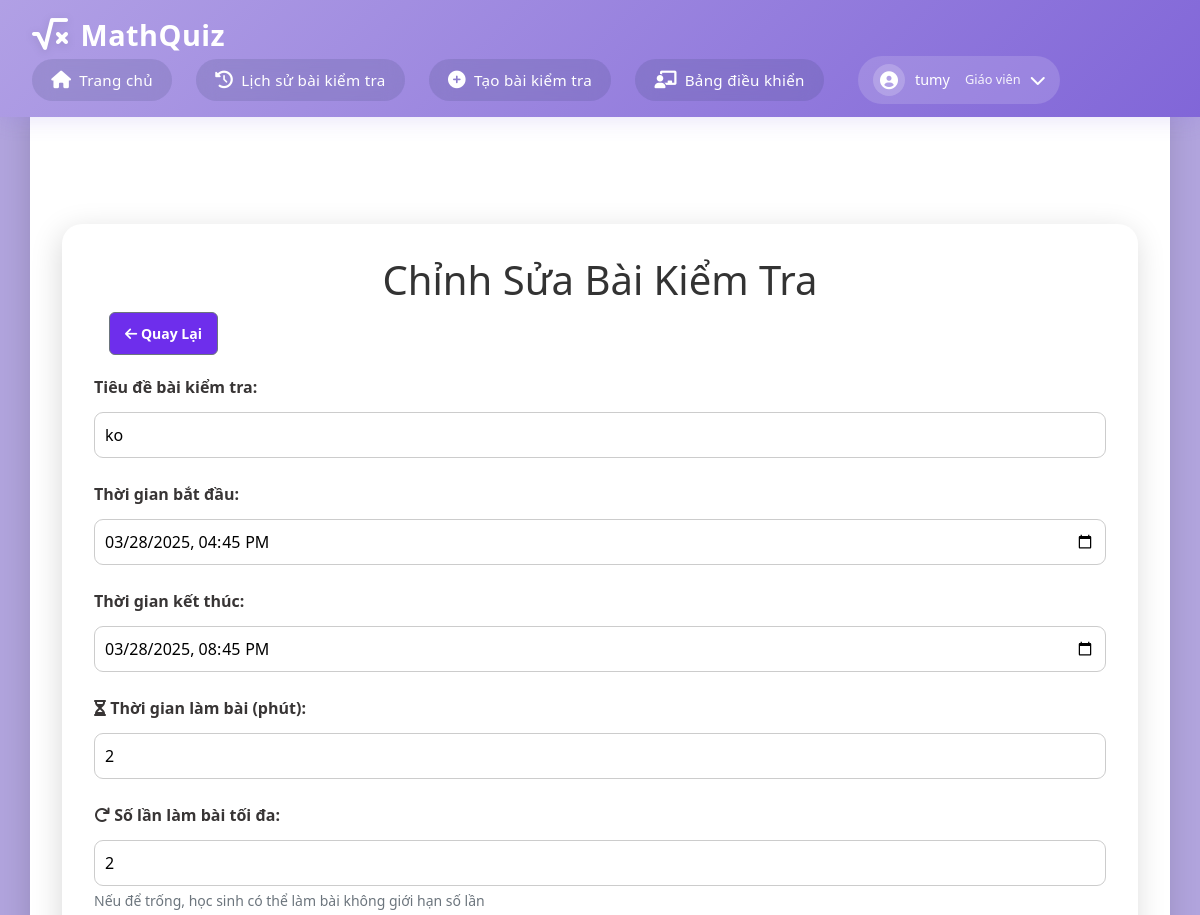
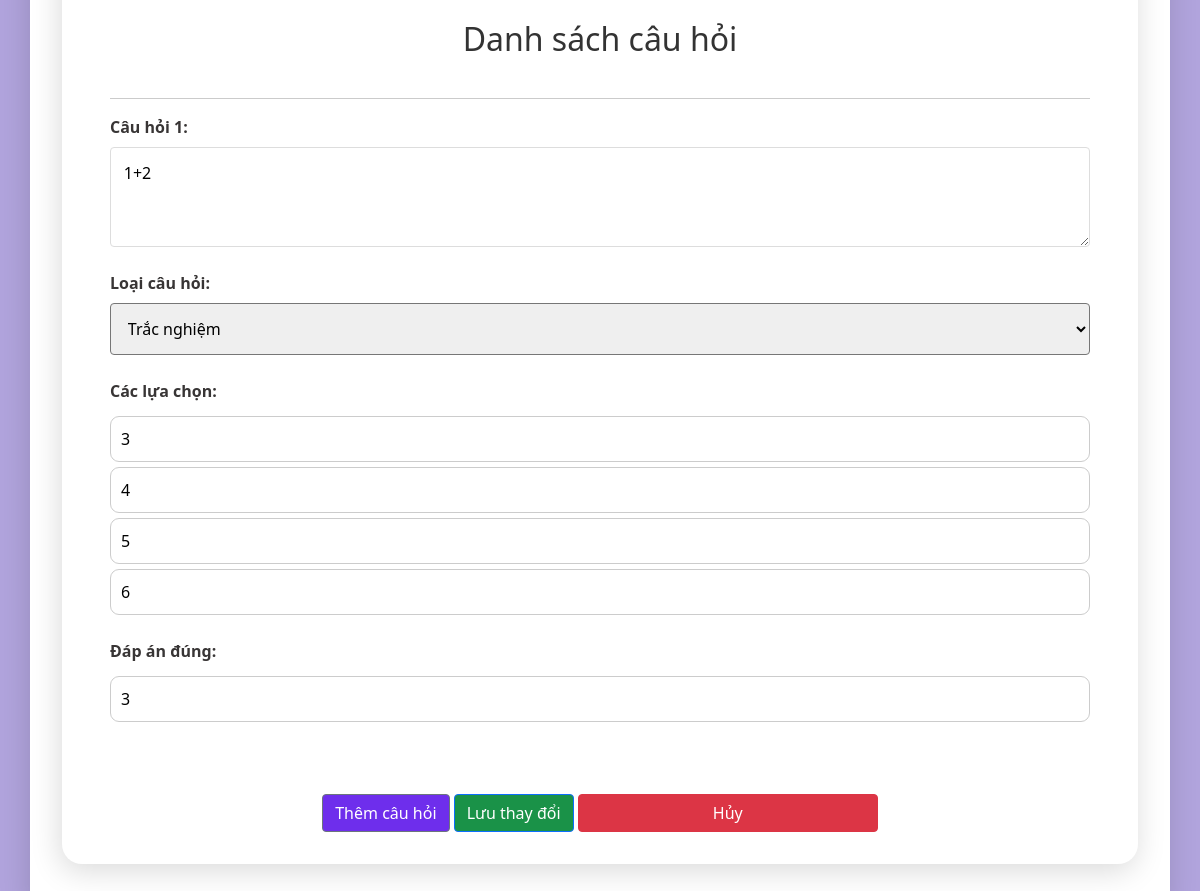
Screenshot of /quiz/edit/22 (signed in) with the database file from the repository (2 pictures, top to bottom).
### app.py (models this page shows)
class Quiz(db.Model):
    id = db.Column(db.Integer, primary_key=True)
    title = db.Column(db.String(200), nullable=False)
    quiz_code = db.Column(db.String(10), unique=True, nullable=True, server_default=None)  # Make it nullable with default None
    teacher_id = db.Column(db.Integer, db.ForeignKey('user.id'), nullable=False)
    start_time = db.Column(db.DateTime, nullable=False)
    end_time = db.Column(db.DateTime, nullable=False)
    duration = db.Column(db.Integer, nullable=False)  # in minutes
    max_attempts = db.Column(db.Integer, nullable=True, default=None)  # Số lần làm bài tối đa
    is_public = db.Column(db.Boolean, default=False)  # Thêm trường is_public
    questions = db.relationship('Question', backref='quiz', lazy=True)
    teacher = db.relationship('User', backref='quizzes', lazy=True)

class Question(db.Model):
    id = db.Column(db.Integer, primary_key=True)
    quiz_id = db.Column(db.Integer, db.ForeignKey('quiz.id'), nullable=False)
    question_text = db.Column(db.String(500), nullable=False)
    question_type = db.Column(db.String(20), nullable=False)  # 'multiple_choice' or other types
    correct_answer = db.Column(db.String(500), nullable=False)
    answers = db.relationship('Answer', backref='question', lazy=True)

class Answer(db.Model):
    id = db.Column(db.Integer, primary_key=True)
    question_id = db.Column(db.Integer, db.ForeignKey('question.id'), nullable=False)
    answer_text = db.Column(db.String(500), nullable=False)

### app.py (the view, shortened to what this page needs)
@app.route('/quiz/edit/<int:quiz_id>', methods=['GET', 'POST'])
def edit_quiz(quiz_id):
    if 'user_id' not in session or session['role'] != 'teacher':
        flash('Bạn không có quyền truy cập trang này!')
        return redirect(url_for('home'))
    quiz = Quiz.query.get_or_404(quiz_id)
    if quiz.teacher_id != session['user_id']:
        flash('Bạn không có quyền chỉnh sửa bài kiểm tra này!')
        return redirect(url_for('manage_quizzes'))
    return render_template('edit_quiz.html', quiz=quiz)

### templates/edit_quiz.html (shortened to what this page needs)
{% extends "base.html" %}
{% block content %}
<div class="container">
    <h1>Chỉnh Sửa Bài Kiểm Tra</h1>
    <div class="action-bar">
        <a href="{{ url_for('manage_quizzes') }}" class="btn btn-secondary">
            <i class="fas fa-arrow-left"></i> Quay Lại
        </a>
    </div>
    <form method="POST" class="quiz-form">
        <div class="form-group">
            <label for="title">Tiêu đề bài kiểm tra:</label>
            <input type="text" id="title" name="title" value="{{ quiz.title }}" required>
        </div>
        <div class="form-group">
            <label for="start_time">Thời gian bắt đầu:</label>
            <input type="datetime-local" id="start_time" name="start_time"
                   value="{{ quiz.start_time.strftime('%Y-%m-%dT%H:%M') }}" required>
        </div>
        <div class="form-group">
            <label for="end_time">Thời gian kết thúc:</label>
            <input type="datetime-local" id="end_time" name="end_time"
                   value="{{ quiz.end_time.strftime('%Y-%m-%dT%H:%M') }}" required>
        </div>
        <div class="form-group">
            <label for="duration"><i class="fas fa-hourglass-half"></i> Thời gian làm bài (phút):</label>
            <input type="number" id="duration" name="duration" min="1" value="{{ quiz.duration }}" required>
        </div>
        <div class="form-group">
            <label for="max_attempts"><i class="fas fa-redo"></i> Số lần làm bài tối đa:</label>
            <input type="number" id="max_attempts" name="max_attempts" min="1" value="{{ quiz.max_attempts if quiz.max_attempts else '' }}" placeholder="Để trống nếu không giới hạn">
            <small class="form-text text-muted">Nếu để trống, học sinh có thể làm bài không giới hạn số lần</small>
        </div>
        <div id="questions-container">
            <h2>Danh sách câu hỏi</h2>
            {% for question in quiz.questions %}
            <div class="question-item">
                <hr>
                <div class="form-group">
                    <label>Câu hỏi {{ loop.index }}:</label>
                    <textarea name="questions[]" required>{{ question.question_text }}</textarea>
                </div>
                <div class="form-group">
                    <label>Loại câu hỏi:</label>
                    <select name="question_types[]" class="question-type" onchange="toggleAnswerType(this)">
                        <option value="multiple_choice" {% if question.question_type == 'multiple_choice' %}selected{% endif %}>
                            Trắc nghiệm
                        </option>
                    </select>
                </div>
                <div class="multiple-choice-options" {% if question.question_type != 'multiple_choice' %}style="display: none;"{% endif %}>
                    <div class="form-group">
                        <label>Các lựa chọn:</label>
                        {% for answer in question.answers %}
                            <input type="text" name="option{{ loop.index }}[]"
                                   placeholder="Lựa chọn {{ loop.index }}"
                                   value="{{ answer.answer_text }}"
                                   {% if question.question_type == 'multiple_choice' %}required{% endif %}>
                        {% endfor %}
                    </div>
                </div>
                <div class="form-group">
                    <label>Đáp án đúng:</label>
                    <input type="text" name="correct_answers[]" value="{{ question.correct_answer }}" required>
                </div>
            </div>
            {% endfor %}
        </div>
        <button type="button" class="btn btn-secondary" onclick="addQuestion()">Thêm câu hỏi</button>
        <button type="submit" class="btn btn-primary">Lưu thay đổi</button>
        <a href="{{ url_for('manage_quizzes') }}" class="btn btn-danger">Hủy</a>
    </form>
</div>
{% endblock %}

### static/css/style.css (style rules this page uses)
:root { --primary-color: #9370DB; --secondary-color: #B19CD9; --background-color: linear-gradient(135deg, #9370DB, #9c83ca, #F8F8FF); --text-color: #333; }
* { margin: 0; padding: 0; box-sizing: border-box; }
html, body { height: 100%; margin: 0; display: flex; flex-direction: column; }
body { font-family: Arial, sans-serif; background-color: var(--background-color); color: var(--text-color); line-height: 1.6; height: 100%; width: 100%; margin: 0; }
.container { width: 100%; text-align: center; margin: 30px auto; }
.form-group { margin-bottom: 1.5rem; }
.form-group label { color: #383535; display: block; margin-bottom: 0.5rem; font-weight: bold; }
.form-group select { width: 100%; padding: 0.8rem; border-radius: 4px; font-size: 1rem; }
.btn { background-color: #9370DB; color: white; padding: 0.8rem 1.5rem; border: none; border-radius: 4px; cursor: pointer; font-size: 1rem; transition: background-color 0.3s; text-decoration: none; display: inline-block; }
.btn { width: 300px; padding: 12px; font-size: 18px; color: #fff; background-color: #007bff; border: none; border-radius: 4px; cursor: pointer; }
.btn-primary { width: auto; background-color: #1a9248 !important; }
.btn-danger { background-color: #db1c1c; }
.btn-secondary { width: auto; background-color: #6e2eec !important; }
.quiz-form .form-group { margin-bottom: 1.5rem; }
.quiz-form textarea { width: 100%; min-height: 100px; padding: 0.8rem; border: 1px solid #ddd; border-radius: 4px; resize: vertical; }
.question-item { margin-bottom: 2rem; padding: 1rem; }
.form-group { margin-bottom: 70px; align-items: center; text-align: center; border-radius: 80px; margin: 0 auto; }
.form-group { margin-bottom: 20px; display: flex; flex-direction: column; align-items: flex-start; }
.form-group input { width: 100%; padding: 10px; font-size: 16px; margin-top: 5px; border: 1px solid #ccc; border-radius: 9px; outline: none; }
.action-bar { display: flex; justify-content: space-between; margin-bottom: 20px; }
.action-bar .btn { padding: 10px 15px; font-size: 14px; font-weight: bold; border-radius: 6px; text-decoration: none; margin-left: 15px; margin-right: 15px; }

### templates/base.html (style rules this page uses)
:root { --primary-color: #b1a0e5; --secondary-color: #8166d8; --background-color: #b1a4dd; --text-color: #333; --shadow: rgba(112, 87, 219, 0.15); }
body { margin: 0; padding: 0; min-height: 100vh; background: var(--background-color); font-family: 'Segoe UI', system-ui, -apple-system, sans-serif; color: var(--text-color); display: flex; flex-direction: column; }
.container { margin-top: 6rem; margin-bottom: 15px; padding: 2rem; background: white; border-radius: 20px; box-shadow: -2px 7px 30px rgb(0 0 0 / 15%); flex: 1; }

### templates/edit_quiz.html (style rules this page uses)
.form-group { margin-bottom: 15px; }
.action-bar { margin-bottom: 20px; }

### rows the page displays
Quiz: title "ko", start_time "03/28/2025 16:45", end_time "03/28/2025 20:45", duration "2", max_attempts "2"
Question: question_text "1+2", question_type "Trắc nghiệm", correct_answer "3"
Answer: answer_text "3"
Answer: answer_text "4"
Answer: answer_text "5"
Answer: answer_text "6"

### other values shown
{{ session['username'] }} "tumy"
